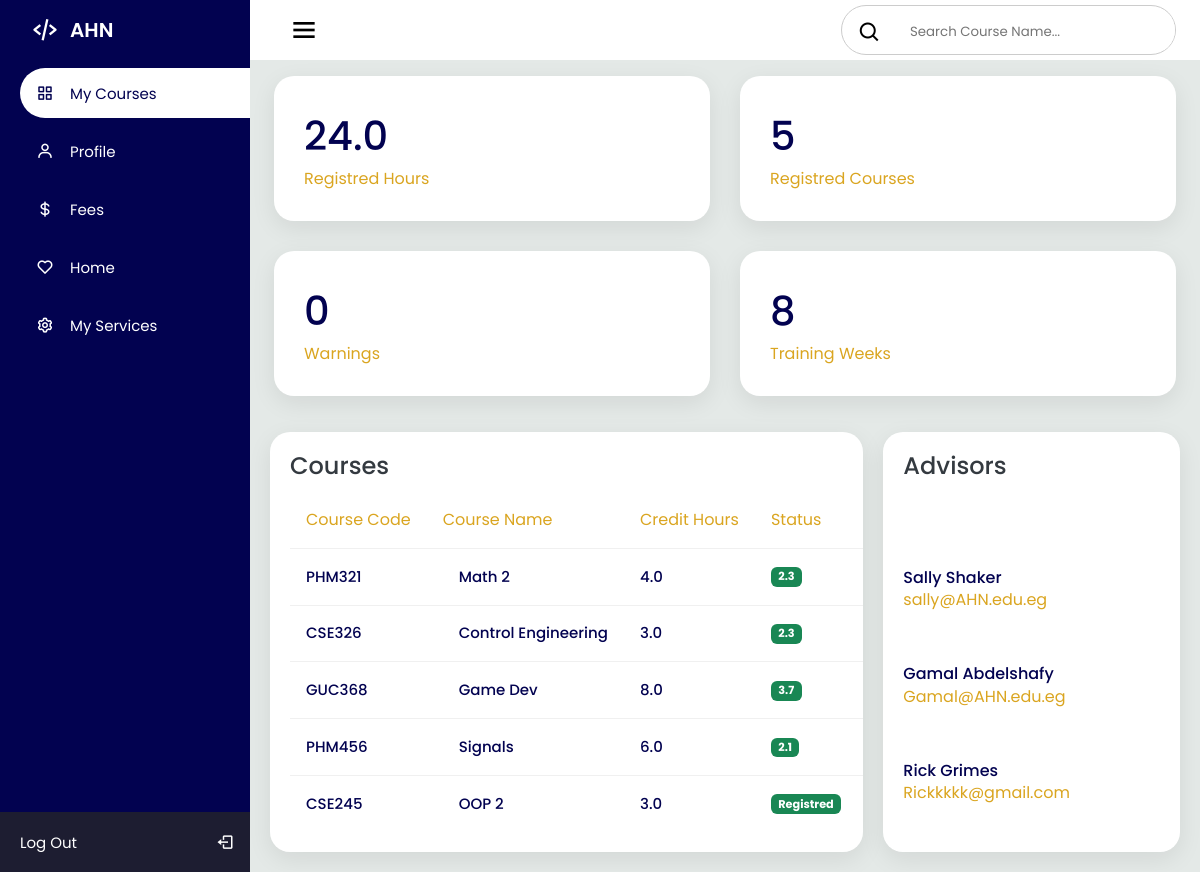
The page /courses (signed in) on the database its author committed.
### AHNapp/models.py (models this page shows)
class Course(models.Model):
    id = models.AutoField(primary_key=True)
    Studentid = models.ManyToManyField(settings.AUTH_USER_MODEL, related_name='Studentid')
    CourseTitle = models.CharField(max_length=200)
    CourseCode = models.CharField(max_length=200)
    CourseWeight = models.FloatField()
    CourseGrade = models.FloatField()
    isReg = models.BooleanField(default=False)

class User(models.Model):
    name = models.CharField(max_length=200)
    password = models.CharField(max_length=200)
    id = models.AutoField(primary_key=True)
    email = models.EmailField(max_length=200)

class Advisor(User):
    position = models.CharField(max_length=200)

class User(models.Model):
    name = models.CharField(max_length=200)
    password = models.CharField(max_length=200)
    id = models.AutoField(primary_key=True)
    email = models.EmailField(max_length=200)

### AHNapp/views.py (the view)
# urls.py: path('courses', views.courses, name='courses'),
def courses(request):
    user = request.user
    items = Course.objects.filter(Studentid=user).all()
    advisorat = Advisor.objects.all()
    total_weight = Course.objects.all().filter(isReg=True).filter(Studentid=user).aggregate(Sum('CourseWeight'))['CourseWeight__sum']
    regis_num = Course.objects.filter(isReg=True).filter(Studentid=user).count()
    return render(request, 'courses.html', {'courses': items,'total_weight': total_weight,"regis_num":regis_num,'advisorat':advisorat})

### AHNapp/templates/courses.html (shortened to what this page needs)
<!DOCTYPE html>
<html lang="en">
<head>
  <link rel="stylesheet" href="courses.css">
  <link href='https://unpkg.com/boxicons@2.1.1/css/boxicons.min.css' rel='stylesheet'>
</head>
<body>
  <div class="sidebar">
    <div class="logo_details">
      <i class='bx bx-code-alt'></i>
      <div class="logo_name">
        AHN
      </div>
    </div>
    <ul>
      <li>
        <a href="/courses" class="active">
          <i class='bx bx-grid-alt'></i>
          <span class="links_name">
            My Courses
          </span>
        </a>
      </li>
      <li>
        <a href="/profile">
            <i class='bx bx-user'></i>
          <span class="links_name">
            Profile
          </span>
        </a>
      </li>
      <li>
        <a href="/fees">
          <i class='bx bx-dollar' ></i>
          <span class="links_name">
            Fees
          </span>
        </a>
      </li>
      <li>
        <a href="/">
          <i class='bx bx-heart'></i>
          <span class="links_name">
            Home
          </span>
        </a>
      </li>
      <li>
        <a href="/services">
          <i class='bx bx-cog'></i>
          <span class="links_name">
            My Services
          </span>
        </a>
      </li>
      <li class="login">
        <a href="/logout_user">
          <span class="links_name login_out">
            Log Out
          </span>
          <i class='bx bx-log-out' id="log_out"></i>
        </a>
      </li>
    </ul>
  </div>
  <section class="home_section">
    <div class="topbar">
      <div class="toggle">
        <i class='bx bx-menu' id="btn"></i>
      </div>
      <div class="search_wrapper">
        <label>
          <span>
            <i class='bx bx-search'></i>
          </span>
          <input type="search" placeholder="Search Course Name...">
        </label>
      </div>
    </div>
    <div class="card-boxes">
      <div class="box">
        <div class="right_side">
          <div class="numbers">{{total_weight}}</div>
          <div class="box_topic">Registred Hours </div>
        </div>
      </div>
      <div class="box">
        <div class="right_side">
          <div class="numbers">{{regis_num}}</div>
          <div class="box_topic">Registred Courses</div>
        </div>
      </div>
      <div class="box">
        <div class="right_side">
          <div class="numbers">0</div>
          <div class="box_topic">Warnings</div>
        </div>
      </div>
      <div class="box">
        <div class="right_side">
          <div class="numbers">8</div>
          <div class="box_topic">Training Weeks</div>
        </div>
      </div>
    </div>
    <div class="details">
      <div class="Course_name">
        <div class="card_header">
          <h2>Courses</h2>
        </div>
        <table>
          <thead>
            <tr>
              <td>Course Code</td>
              <td>Course Name</td>
              <td>Credit Hours</td>
              <td>Status</td>
              <td>Add/Drop Request</td>
            </tr>
          </thead>
          <tbody>
            {% for course in courses %}
            <tr>
              <td>{{course.CourseCode}}</td>
              <td>{{course.CourseTitle}}</td>
              <td>{{course.CourseWeight}}</td>
              <td>
              {%if course.isReg %}
                {% if course.CourseGrade > 0.00 %}
                  <span class="badge bg_seccuss">
                    {{course.CourseGrade}}
                  </span>
                {% else %}
                  <span class="badge bg_seccuss">
                    Registred
                  </span>
                {% endif %}
              </td>
              <td>
            </td>
              {% endif %}
            </tr>
          {% endfor %}
          </tbody>
        </table>
      </div>
      <div class="Tutors_name">
        <div class="card_header">
          <h2>Advisors</h2>
        </div>
        <table>
          <tbody>
            {% for advisor in advisorat %}
            <tr>
              <td>
                <h4>{{advisor.name}}</h4>
                <span>{{advisor.email}}</span>
              </td>
            </tr>
            {% endfor %}
              <td>
                <h4>Rick Grimes</h4>
                <span>Rickkkkk@gmail.com</span>
              </td>
          </tbody>
        </table>
      </div>
    </div>
  </section>
</body>
</html>

### rows shown on the page
Course: CourseCode "PHM321", CourseTitle "Math 2", CourseWeight "4.0", CourseGrade "2.3"
Course: CourseCode "CSE326", CourseTitle "Control Engineering", CourseWeight "3.0", CourseGrade "2.3"
Course: CourseCode "GUC368", CourseTitle "Game Dev", CourseWeight "8.0", CourseGrade "3.7"
Course: CourseCode "PHM456", CourseTitle "Signals", CourseWeight "6.0", CourseGrade "2.1"
Course: CourseCode "CSE245", CourseTitle "OOP 2", CourseWeight "3.0", isReg "Registred"
Advisor: name "Sally Shaker", email "sally@AHN.edu.eg"
Advisor: name "Gamal Abdelshafy", email "Gamal@AHN.edu.eg"

### other values the page prints
{{ total_weight }} "24.0"
{{ regis_num }} "5"
